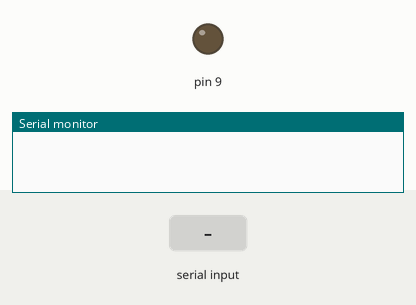
Simulated run of this sketch. Board: Arduino Uno, built with avr-gcc and run on an emulated ATmega328P. Parts: output pins drawn as LEDs (lit = HIGH), the last lines printed to the serial monitor. The test bench sets the inputs (shaded band).

Above: at 1.2 s.
1.3 s: "90,45\n" received over Serial
At 2.5 s:
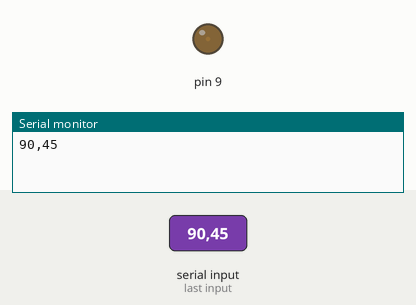
2.8 s: "90\n" received over Serial
At 3.7 s:
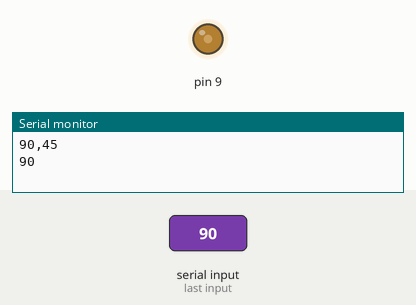
4.3 s: "200\n" received over Serial
At 4.8 s:
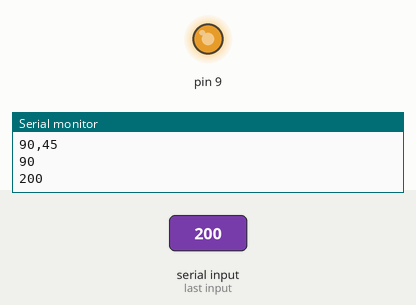
5.8 s: "5\n" received over Serial
At 7.1 s:
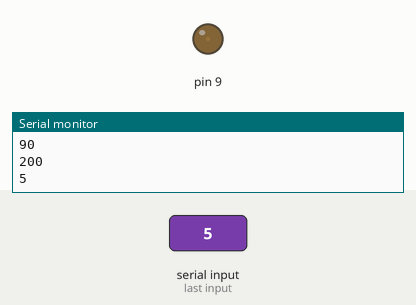
Timing chart, 0 to 8.3 s (numbered marks = the images above; inputs shaded):
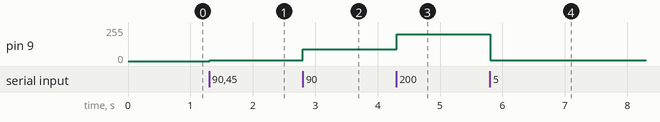

The sketch:

lux_control.ino
```cpp
int lux = 0;
int i = 0;
char str[4] = "";

void setup() {
  // put your setup code here, to run once:

  // pinMode(8, OUTPUT); // 처음인자 pin, 입출력
  // gpio는 핀으로 조절
  // gpio 설정(입력(아두이노 외부에서 입력), 출력(아두이노에서 핀으로 전압출력))

  pinMode(9, OUTPUT);
  Serial.begin(9600);
}

void loop() {

  // 해당하는 숫자에 맞춰 밝기 조절, analogWrite(핀번호, 값)

  if (Serial.available())
  {
    char data = Serial.read();
    Serial.print(data);

    if (data != '\n')
    {
      str[i++] = data;
      str[i] = '\0';
    }

    if (data == '\n')
    {
      lux = atoi(str);
      analogWrite(9, lux);

      i = 0;
      str[0] = '\0';
    }
  }
}
```

Measured:
- after the input at 1.3 s, pin 9: 0/255 → 5/255 at once
- after the input at 2.8 s, pin 9: 5/255 → 90/255 at once
- after the input at 4.3 s, pin 9: 90/255 → 200/255 at once
- after the input at 5.8 s, pin 9: 200/255 → 5/255 at once
